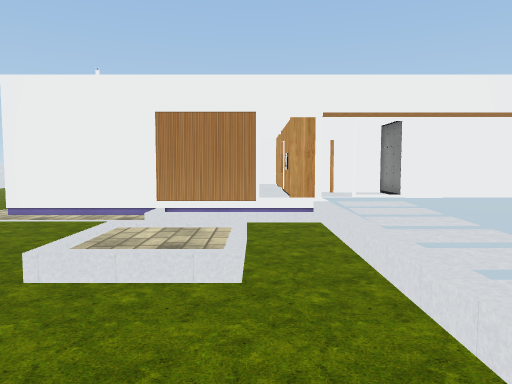
view 1 (above)

24 first-person views from a walk through a Unity game level. The camera is 1.5 m above the floor, tilts 4° down and sees 70° across. Doors are open. The floor is counted in squares, 1 m on a side. Each view is taken from the middle of a square. On the plan, view 1 faces up. The plan holds only what a view shows up to about 16 squares ahead; the rest is blank. The place goes on beyond the plan. Some surface patterns are stand-ins.

view 2
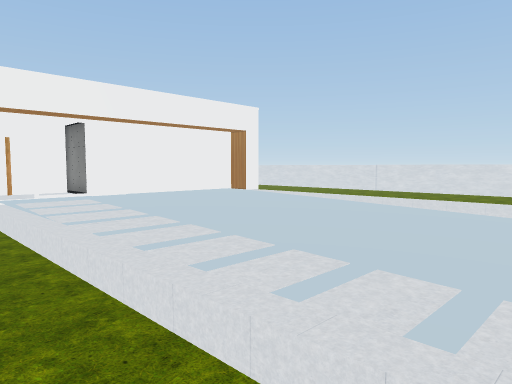

view 3
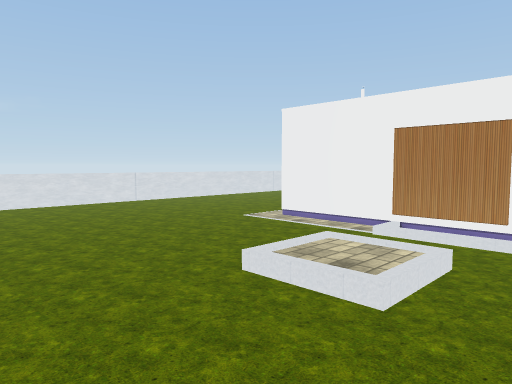

view 4
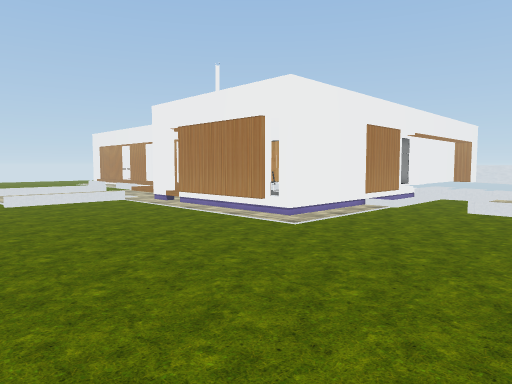

view 5
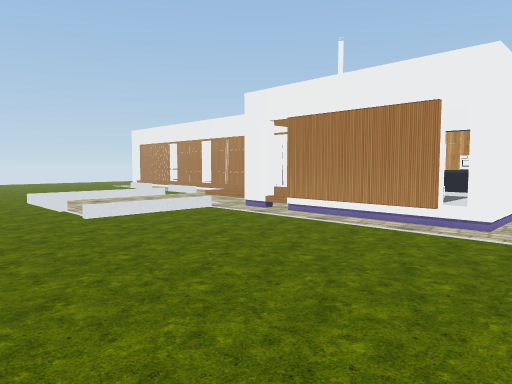

view 6
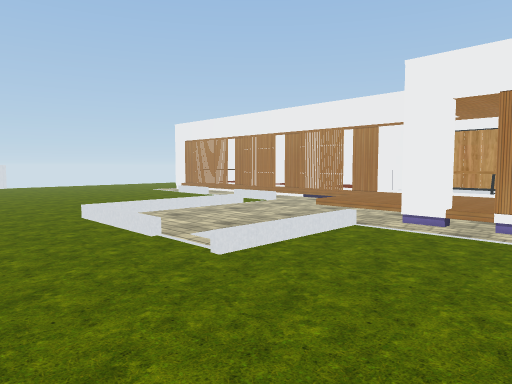

view 7
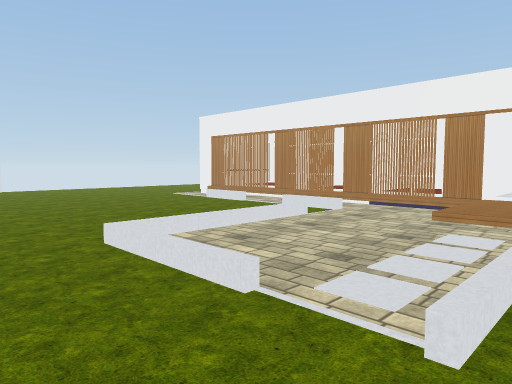

view 8
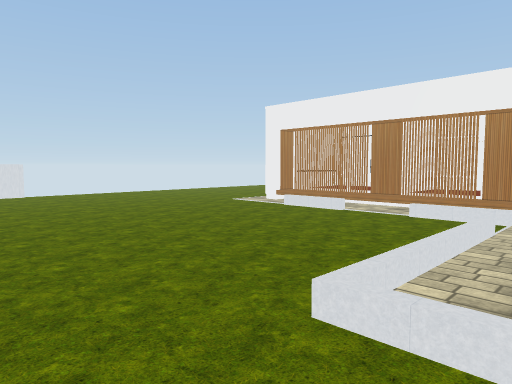

view 9
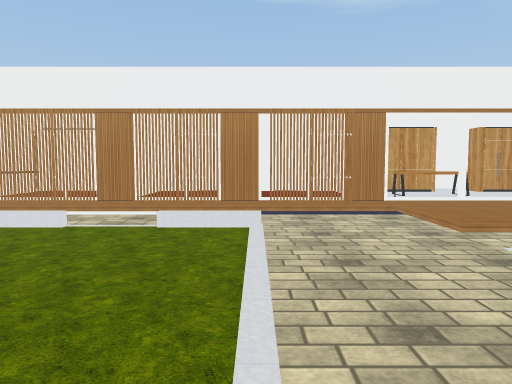

view 10
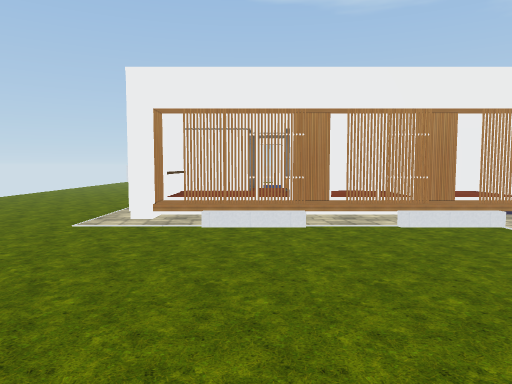

view 11
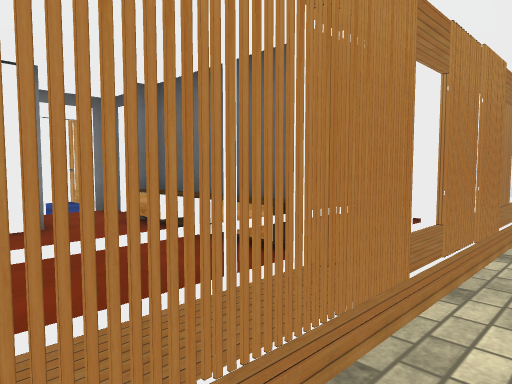

view 12
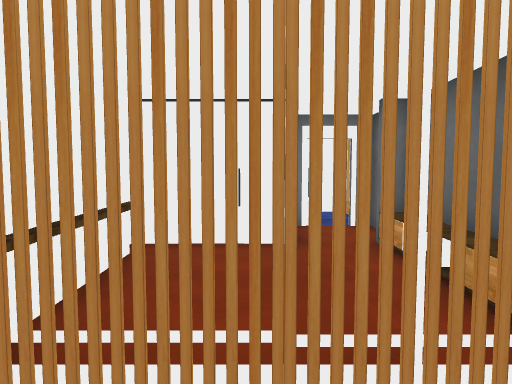

view 13
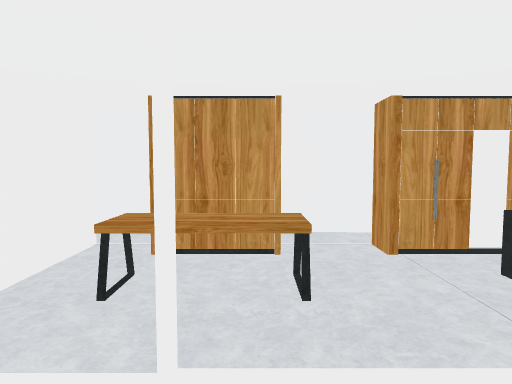

view 14
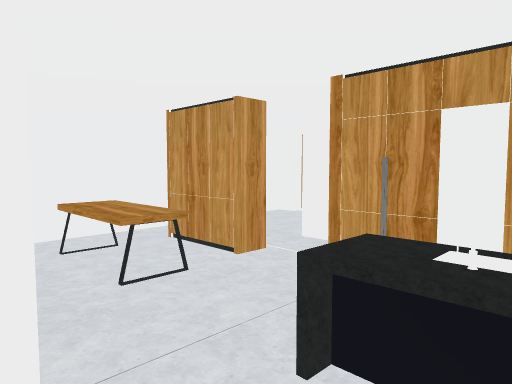

view 15
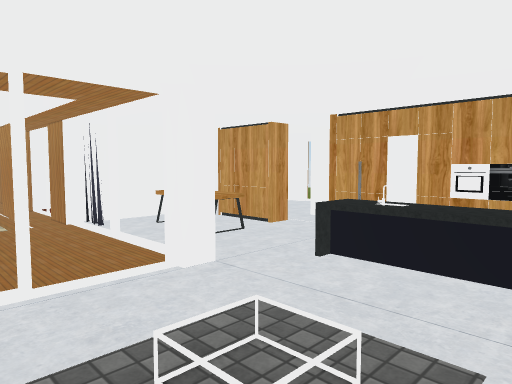

view 16
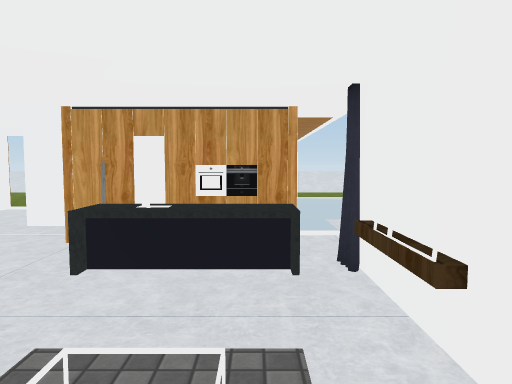

view 17
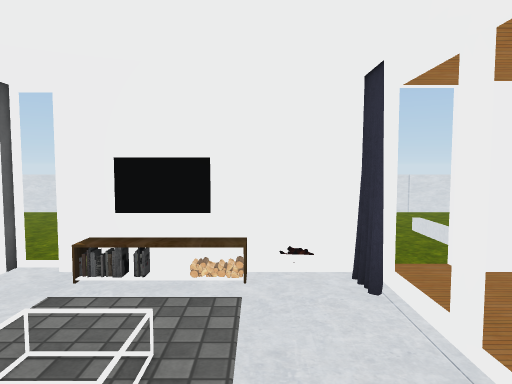

view 18
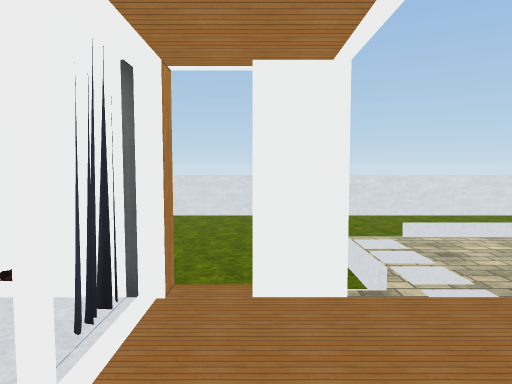

view 19
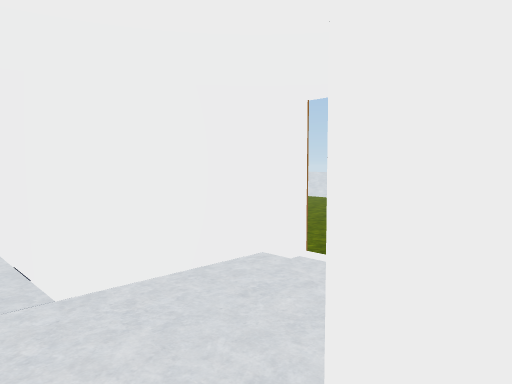

view 20
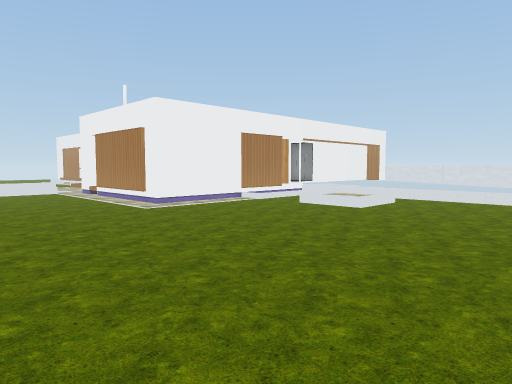

view 21
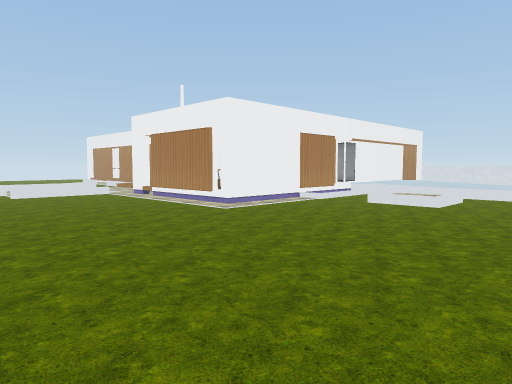

view 22
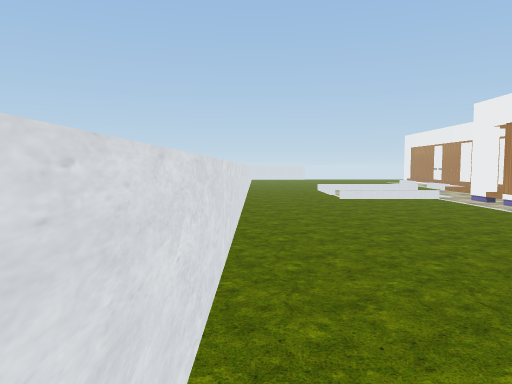

view 23
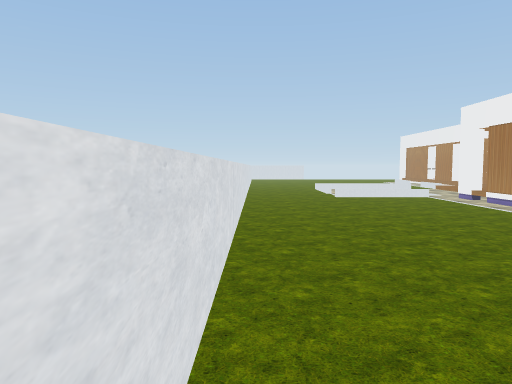

view 24
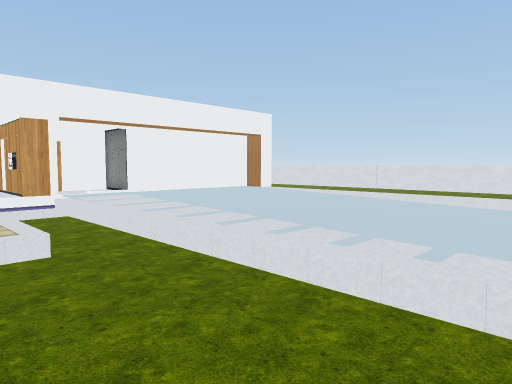

### Floor plan
Key: @ floor where view 1 was taken; # wall or solid block; x gap in a wall; . main floor; : floor 0.25 m higher than the main floor; + floor 0.5 m higher than the main floor; / step, stairs or slope; D open door; = window, fence, low wall or low ledge; ^ raised ledge; F fireplace; C cupboard; T table; S sink; O other object.
Columns run from 18 left of view 1 to 9 right of it. Each row starts with its distance up from view 1.
 36     .............
 35     ........../####x#
 34     ........../x++++C
 33     ........./##+++ C
 32    ........../## ++ # C
 31    ........../##CCCCC##++#
 30    .........../##CCC##CCC#
 29    .........../x +++#
 28 #. ........../## +++#
 27 #............/###+++#
 26 #....///////.//######
 25 #..../......../x +++##
 24 #..../......../# +++##
 23 #..../......../#  ########
 22 #..../.....////#OOOOO++++#
 21 #........../++++#TT# ++++/
 20   .../////./+++#+TT# ++++
 19  ..........#+++++TT##+#
 18 #..........x+++++++++##
 17 #..........x+#+#++++##
 16 #..........F+++++++###
 15 #..........#+++++^S#####
 14 #..........#+++++^S##++C
 13 #..........#+++++^^### #
 12 #..........x+++=##++DD+#####
 11 #..........########//+++++++
 10 #............../////++++++++
  9 #...................++++++++
  8 #...................+:::::::
  7 #............../::/./:::::::
  6 #............../::/./:::::::
  5 #............../::/./:::::::
  4 #.................../:::::::
  3 #.................../:::::::
  2  .................../:::::::
  1    ................./:::::::
  0  .  ..............@./.......
 -1      .......      ../....
 -2    .            .

Where each view was taken, in squares from view 1:
view 1: 0 up, 0 right, facing up
view 2: 1 down, 0 right, facing up-right
view 3: 0 up, 2 right, facing up-left
view 4: 4 up, 16 left, facing up-right
view 5: 9 up, 17 left, facing up-right
view 6: 15 up, 17 left, facing up-right
view 7: 19 up, 16 left, facing up-right
view 8: 24 up, 16 left, facing up-right
view 9: 26 up, 14 left, facing right
view 10: 32 up, 14 left, facing right
view 11: 34 up, 5 left, facing down-right
view 12: 33 up, 5 left, facing right
view 13: 19 up, 5 left, facing right
view 14: 14 up, 3 left, facing up-right
view 15: 12 up, 6 left, facing up-right
view 16: 13 up, 6 left, facing right
view 17: 15 up, 2 left, facing left
view 18: 18 up, 3 left, facing left
view 19: 18 up, 2 right, facing up-right
view 20: 2 down, 15 left, facing up-right
view 21: 0 up, 17 left, facing up-right
view 22: 3 up, 17 left, facing up
view 23: 2 up, 17 left, facing up
view 24: 2 down, 2 left, facing up-right
